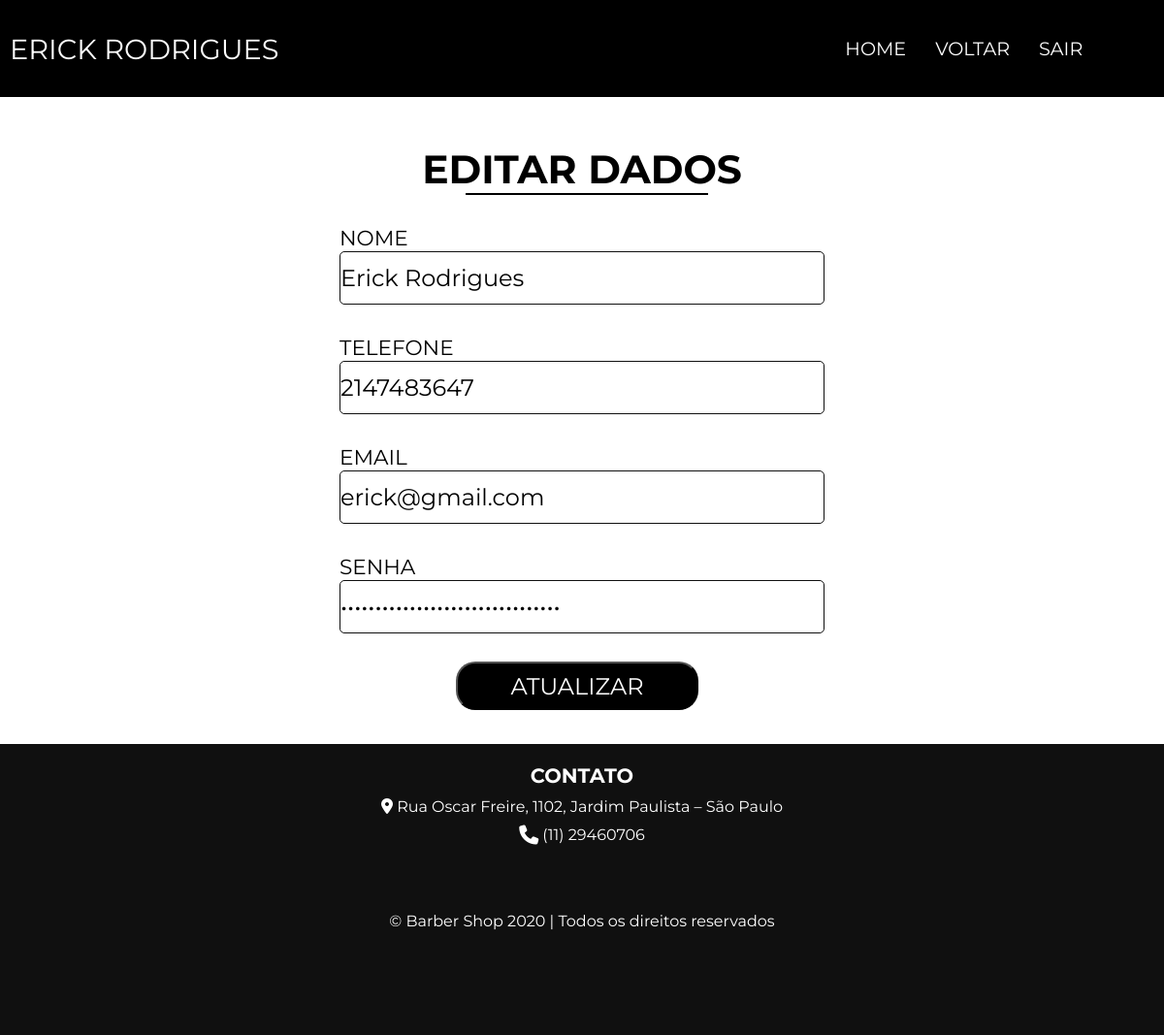
Screenshot of /crud/editarcliente.php?idCliente=40 with the database file from the repository.
### tables this page shows
CREATE TABLE IF NOT EXISTS `tb_cliente` (
  `idCliente` int(11) NOT NULL AUTO_INCREMENT,
  `idProprietario` int(11) NOT NULL,
  `nome` varchar(45) NOT NULL,
  `telefone` bigint(11) NOT NULL,
  `email_cliente` varchar(255) NOT NULL,
  `senha_cliente` varchar(32) NOT NULL,
  PRIMARY KEY (`idCliente`),
  KEY `idProprietarioFK` (`idProprietario`) USING BTREE
);

### crud/editarcliente.php (the view, shortened to what this page needs)
<?php
require_once '../crud/conexaoDB.php';
if(isset($_GET['idCliente'])){
    $idCliente = mysqli_escape_string($conexao, $_GET['idCliente']);
    $sql = "SELECT * FROM tb_cliente WHERE idCliente = '$idCliente'";
    $result = mysqli_query($conexao, $sql);
    $dados = mysqli_fetch_array($result);
}
?>
<!DOCTYPE html>
<html lang="pt-br">
<head>
    <link rel="stylesheet" href="../css/editarconta.css">
</head>
<body>
    <header>
        <p class="name"><?php echo $dados['nome'] ?></p>
        <nav>
            <ul>
                <li><a href="../index.php">Home</a></li>
                <li><a href="../perfis/perfilcliente.php">Voltar</a></li>
                <li><a href="../crud/logout.php">Sair</a></li>
            </ul>
        </nav>
    </header>
    <section>
        <form method="POST" action="../crud/update-cliente.php">
            <h1>Editar Dados</h1>
            <hr><br>
            <label for="nome">Nome</label><br>
            <input type="text" placeholder=" Primeiro e segundo nome" name="nome" value="<?php echo $dados['nome'] ?>"><br><br>
            <label for="telefone">Telefone</label><br>
            <input type="text" placeholder=" (00) 00000-0000" name="telefone" value="<?php echo $dados['telefone'] ?>"> <br><br>
            <label for="email">Email</label><br>
            <input type="email" placeholder=" seuemail@exemplo.com" name="email" value="<?php echo $dados['email_cliente'] ?>"><br><br>
            <label for="senha">Senha</label><br>
            <input type="password" placeholder=" ********" name="senha" value="<?php echo $dados['senha_cliente'] ?>"><br><br>
            <button type="submit" name="btn-atualizar">Atualizar</button>
        </form>
    </section>
    <footer>
        <h2 class="title">Contato</h2>
        <ul class="infos">
            <li><i class="fas fa-map-marker-alt"></i> Rua Oscar Freire, 1102, Jardim Paulista – São Paulo </li>
            <li><i class="fa fa-phone fa-lg"></i> (11) 29460706 </li>
        </ul>
        <p>© Barber Shop 2020 | Todos os direitos reservados</p>
    </footer>
</body>
</html>

### css/editarconta.css (style rules this page uses)
* { margin: 0; padding: 0; font-size: 100%; box-sizing: border-box; font-family: 'Montserrat', sans-serif; }
nav, ul { list-style: none; }
a { text-decoration: none; cursor: pointer; color: #fff; }
header { width: 100%; background-color: #000; display: flex; position: absolute; top: 0; left: 0; align-items: center; font-size: 1.2em; justify-content: space-between; height: 100px; text-transform: uppercase; margin-bottom: 300px; }
header .name { color: #fff; margin-right: 500px; font-size: 1.5em; width: 500px; display: flex; margin-left: 10px; }
header nav ul { display: flex; margin-left: -25%; }
header nav ul a { padding: 0 15px; color: #fff; text-align: center; }
section { display: flex; font-size: 1.5em; margin-top: 150px; flex-direction: column; align-items: center; text-transform: uppercase; }
section form { border-radius: 10px; }
section form h1 { font-size: 1.7em; text-align: center; width: 500px; }
section form label { font-size: 0.9em }
section form input { width: 500px; height: 55px; border-radius: 5px; border: solid 1px #101010 }
section form button { width: 250px; height: 50px; border-radius: 20px; color: #fff; background-color: #000; margin: 0 120px 35px; text-transform: uppercase; }
section form hr { border: solid 1px #000; width: 250px; margin-left: 130px }
footer { width: 100%; height: 300px; background-color: #101010; color: #fff; display: flex; flex-direction: column; align-items: center; }
footer h2 { font-size: 1.3em; text-transform: uppercase; margin-top: 20px }
footer ul { font-size: 1em; text-align: center; }
footer ul li { margin-top: 10px; }
footer p { margin-top: 70px }

### rows the page displays
tb_cliente: nome "ERICK RODRIGUES", nome "Erick Rodrigues", telefone "2147483647", email "erick@gmail.com"
